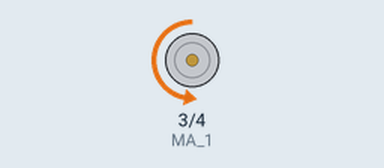
This sketch was run on a simulated Arduino Uno, built with avr-gcc and run on an emulated ATmega328P. Parts: motor-driver pin pairs drawn as motors (green arrow = first pin HIGH = forward, orange = second pin HIGH = backward, longer = more drive, scaled by the enable pin).

Above: at 2.0 s.
At 8.0 s:
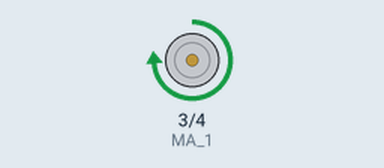
At 11.0 s:
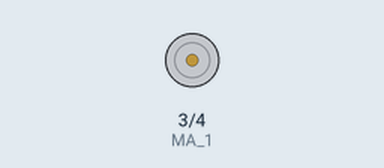
Timing chart, 0 to 15.6 s (numbered marks = the images above):
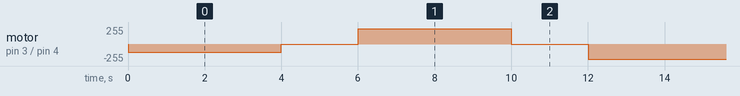

The sketch:

motor_control1.ino
```cpp
/* Constants */
#define MA_1 3
#define MA_2 4
#define MA_EN 5

/* Functions */
void setDirection(bool);
void setSpeed(unsigned int);
void stop();

void setup()
{
  /* IO configuration */
  pinMode(MA_1, OUTPUT);
  pinMode(MA_2, OUTPUT);
  pinMode(MA_EN, OUTPUT);

  /* Initial pin states */
  digitalWrite(MA_1, LOW);
  digitalWrite(MA_2, LOW);
  digitalWrite(MA_EN, LOW);
}

void loop()
{
  setDirection(true);
  setSpeed(50);
  delay(4000);

  stop();
  delay(2000);

  setDirection(false);
  setSpeed(90);
  delay(4000);

  stop();
  delay(2000);
}

void setDirection(bool dir){
  if (dir){
   digitalWrite(MA_1, LOW);
   digitalWrite(MA_2, HIGH);
  }
  else{
    digitalWrite(MA_1, HIGH);
    digitalWrite(MA_2, LOW);
  }
  return;
}

void setSpeed(unsigned int spd){
  spd = constrain(spd, 0, 100);
  spd = map(spd, 0, 100, 0, 255);
  analogWrite(MA_EN, spd);
  return;
}

void stop(void){
  digitalWrite(MA_EN, LOW);
  return;
}
```

Measured:
- by itself, motor on pin 3 (MA_1) / pin 4 (MA_2): repeats every 12.0 s: stopped 2.0 s, forward 229/255 4.0 s, stopped 2.0 s, backward 229/255 4.0 s
